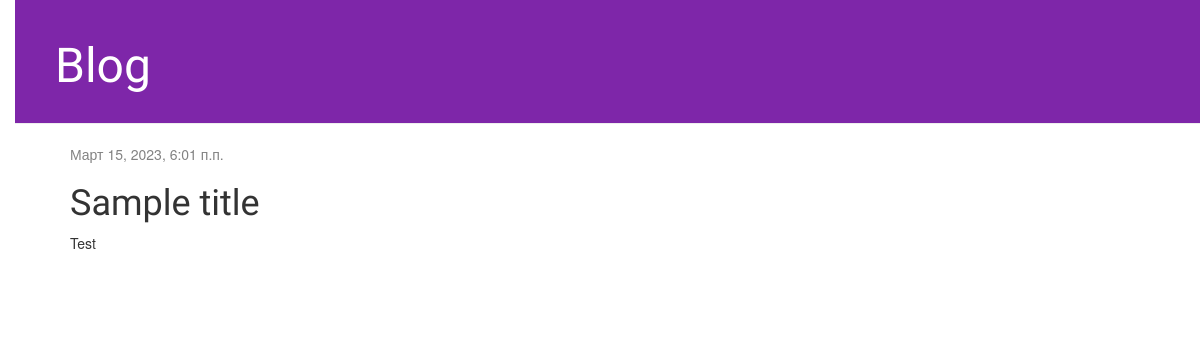
The page /post/3/ on the database as committed earlier.
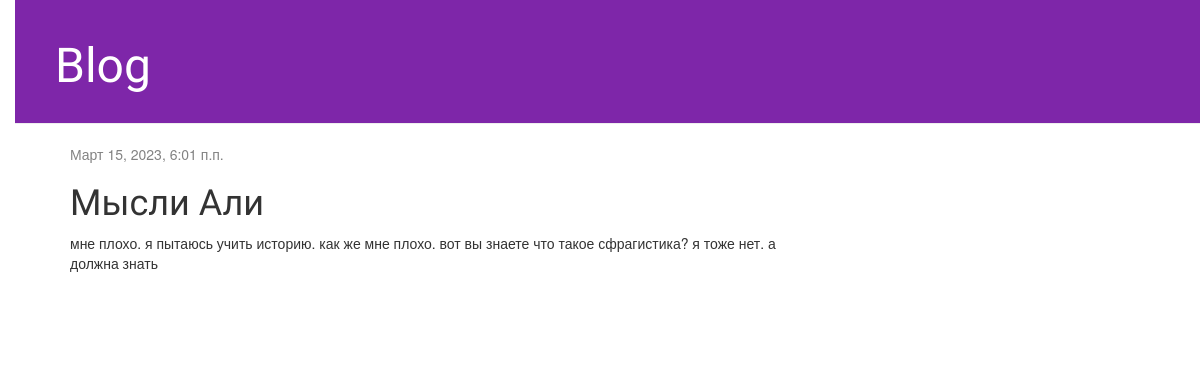
The same page on the database as committed later.
### blog/models.py (models this page shows, shortened)
class Post(models.Model):
    author = models.ForeignKey(settings.AUTH_USER_MODEL, on_delete=models.CASCADE)
    title = models.CharField(max_length=200)
    text = models.TextField()
    created_date = models.DateTimeField(default=timezone.now)
    published_date = models.DateTimeField(blank=True, null=True)

### blog/views.py (the view)
# urls.py: path('post/<int:pk>/', views.post_detail, name = 'post_detail'),
def post_detail(request, pk):
    post = get_object_or_404(Post, pk = pk)
    return render(request, 'blog/post_detail.html', {'post': post})

### blog/templates/blog/post_detail.html (shortened to what this page needs)
{% extends 'blog/base.html' %}
{% block content %}
    <div class="post">
        {% if post.published_date %}
            <div class="date">
                {{ post.published_date }}
            </div>
        {% endif %}
        <h1>{{ post.title }}</h1>
        <p>{{ post.text|linebreaksbr }}</p>
    </div>
{% endblock %}

Rows that differ between the two databases and show on the page:
changed Post: title "Sample title" → "Мысли Али"; text "Test" → "мне плохо. я пытаюсь учить историю. как же мне плохо. вот вы знаете что такое сфрагистика? я тоже нет. а должна знать"
